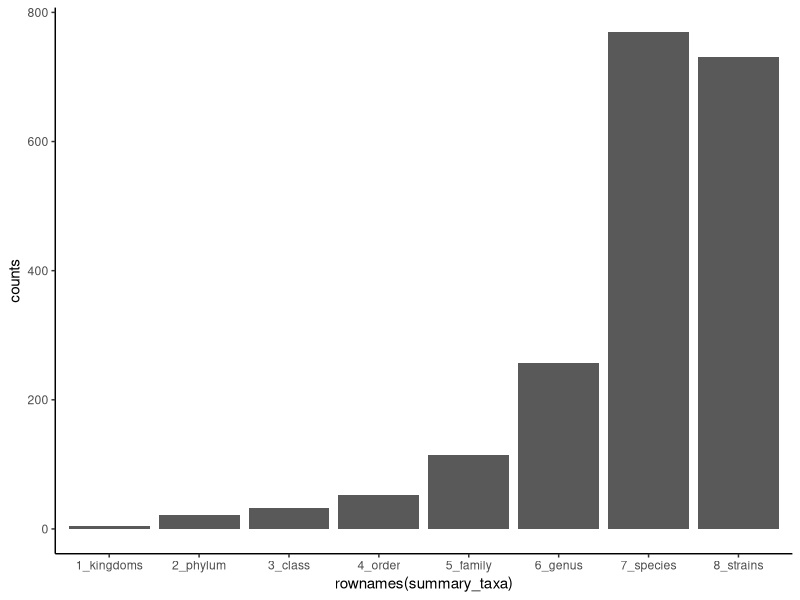
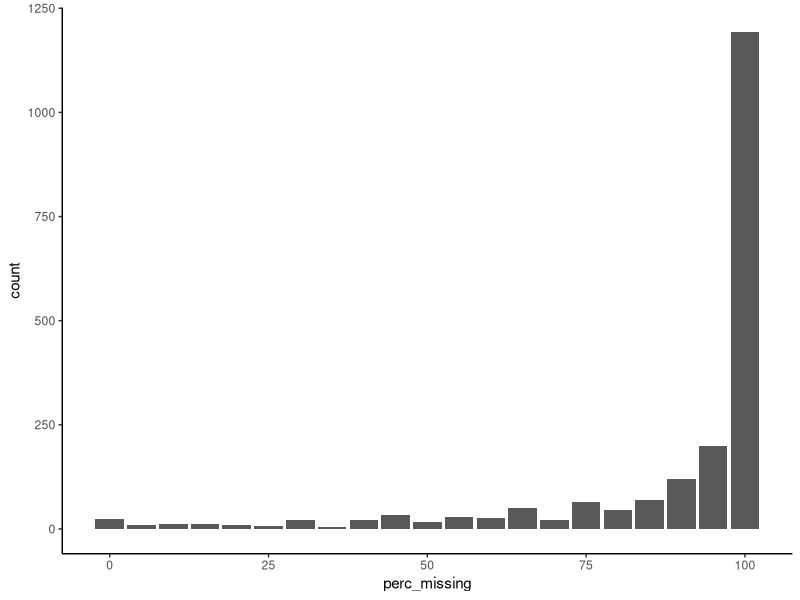
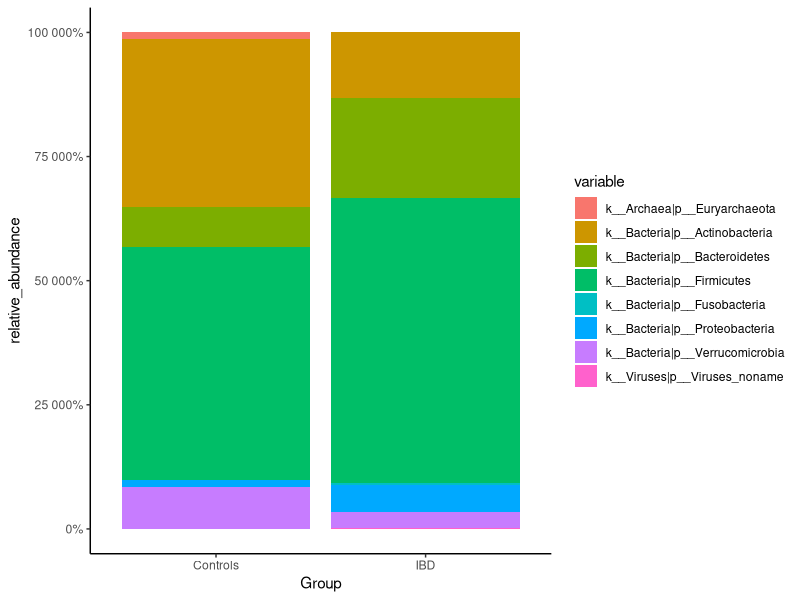
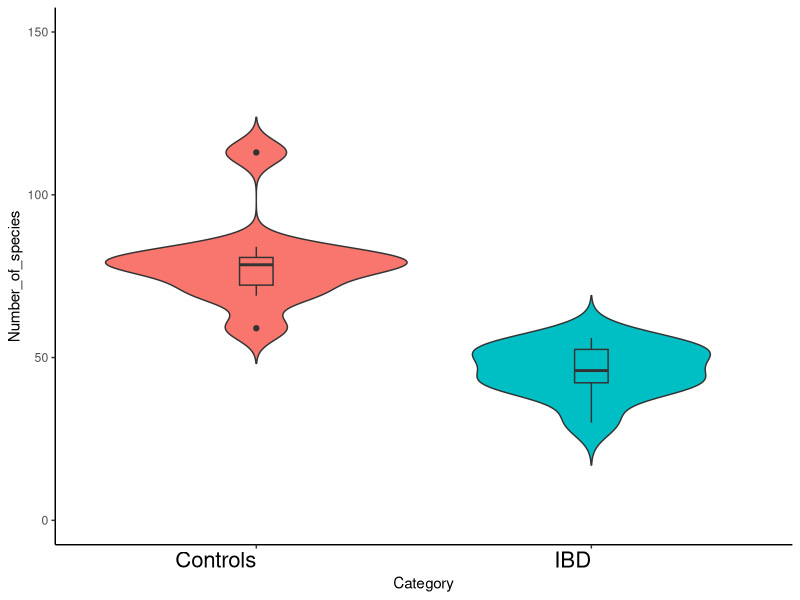
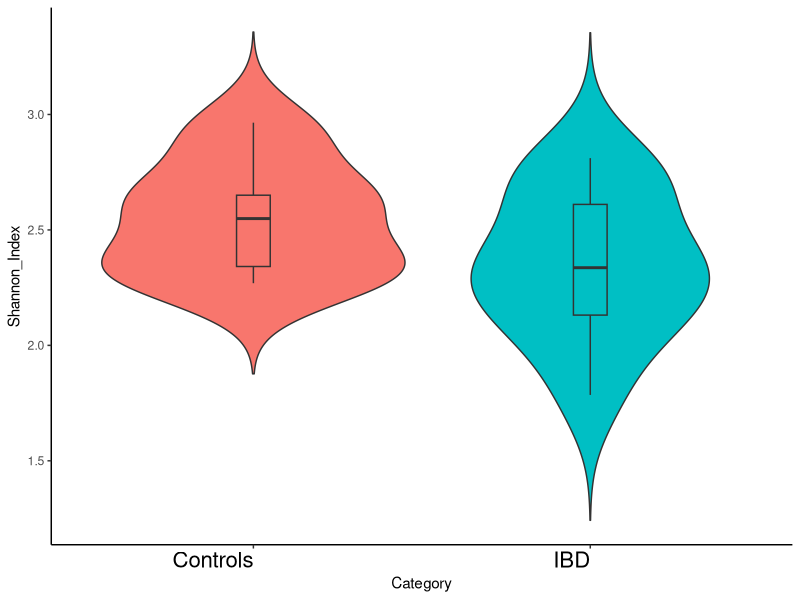
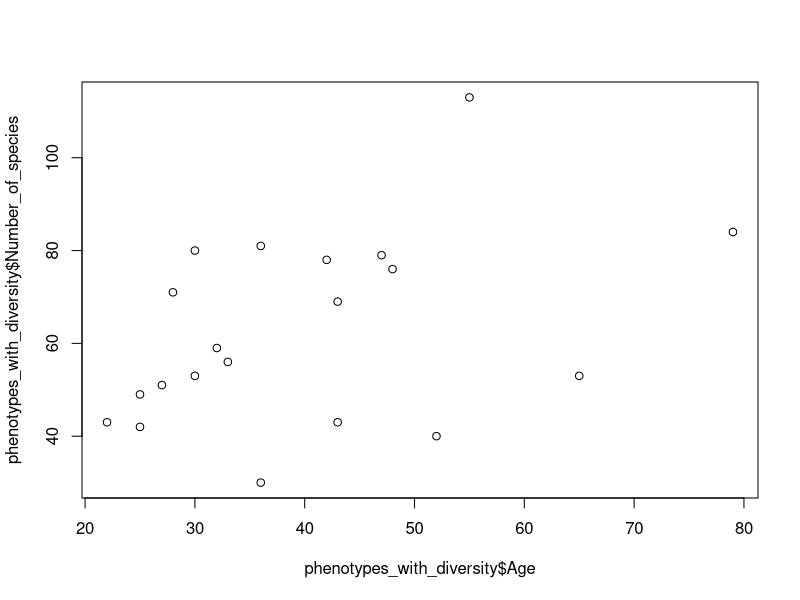
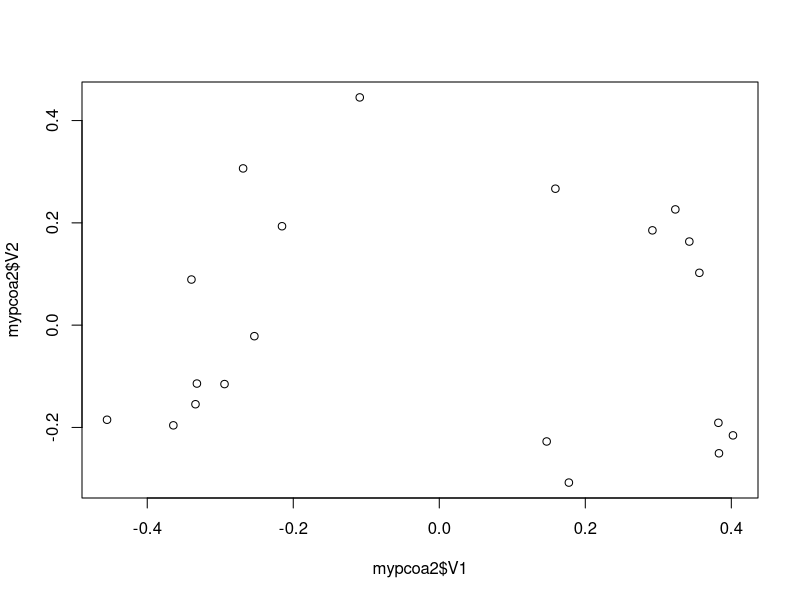
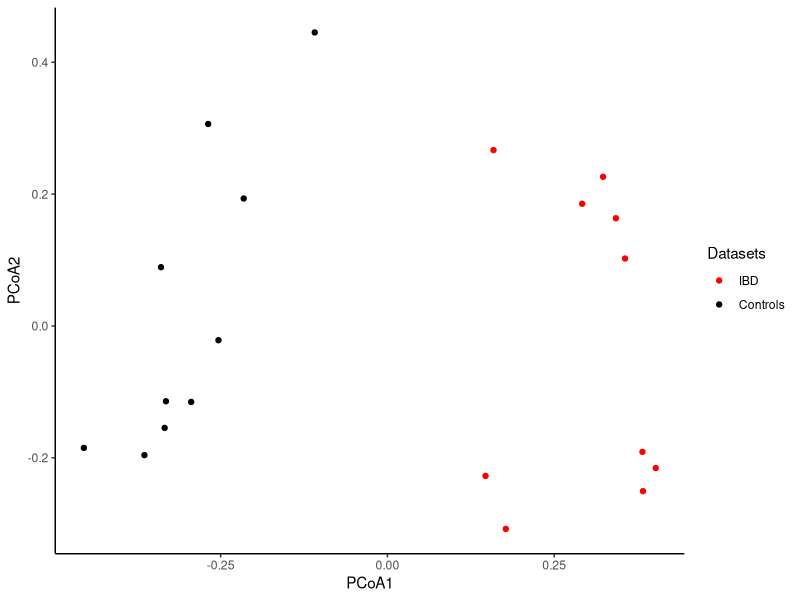

The R source for these figures, in order:
setwd("~/Desktop/Course/")
library (ggplot2)
library(scales)
library(reshape2)
library (vegan)
library(foreach)
#Upload data
bacteria=read.table("./Microbiome.txt", sep="\t", header=T, row.names = 1)
phenotypes= read.table("./Phenotypes.txt", sep="\t", header=T, row.names = 1)
# Trick to check the data: Samples in columns, taxonomy in rows 
head (row.names(bacteria))
head (colnames(bacteria))
dim (bacteria)
# Set variables to zero
kingdoms=0
phylum=0
class=0
order=0
family=0
genus=0
species=0
strains=0
# List all rownames
taxas = rownames(bacteria)
# Get first 5
mini=head(taxas)
# Split pipes 
strsplit(mini, "\\|")
# Count different levels. 
for (i in taxas){
  if (length (unlist(strsplit(i, "\\|"))) == 1){
    kingdoms=kingdoms +1
  }else if (length (unlist(strsplit(i, "\\|"))) == 2) {
    phylum=phylum +1
  } else if (length (unlist(strsplit(i, "\\|"))) == 3) {
    class=class +1
  } else if (length (unlist(strsplit(i, "\\|"))) == 4) {
    order=order +1
  } else if (length (unlist(strsplit(i, "\\|"))) == 5) {
    family=family +1
  } else if (length (unlist(strsplit(i, "\\|"))) == 6) {
    genus=genus +1 
  } else if (length (unlist(strsplit(i, "\\|"))) == 7) {
    species=species +1
  } else if (length (unlist(strsplit(i, "\\|"))) == 8){
    strains=strains +1
  }
}
#Put results in a table
summary_taxa=as.data.frame(c(kingdoms,phylum,class,order,family,genus,species,strains), row.names = c("1_kingdoms","2_phylum","3_class","4_order","5_family","6_genus","7_species","8_strains"))
colnames(summary_taxa)="counts"
#Plot counts
ggplot(summary_taxa, aes(rownames(summary_taxa),counts)) + geom_bar(stat = "identity") +theme_classic()

##Traspose to calculate stats per columns 
transposed_bacteria=as.data.frame(t(bacteria))

##Let's calculate the mean values per the first taxa, in this case, Kingdom Archaea
mean(transposed_bacteria[,1])

## Check the number of non 0's values
sum (transposed_bacteria[,1]!=0)

my_results=matrix(ncol = 5, nrow=ncol(transposed_bacteria)) 
taxonomy_abundance <- function(taxonomy_table) {
  ##Function to calculate mean excluding 0 values
  nzmean <- function(a){
    mean(a[a!=0])
  }
  ##Function to calculate nº of 0
  zsum <- function(a){
    sum (a==0)
  }
  ##Function to calculate nº of non-0
  nsum <- function(a){
    sum (a!=0)
  }
  ## Loop for each column (taxonomy) in the taxonomy table
  for (i in 1:ncol(taxonomy_table)) {
    #Calculate mean for each column
    aa = mean(taxonomy_table[,i])
    #Calculate number of non-zeros (individuals)
    bb = nsum(taxonomy_table[,i])
    #Calculate mean without taking into account the 0
    cc = nzmean(taxonomy_table[,i])
    #Calculate number of zeros 
    dd = zsum(taxonomy_table[,i])
    ee= (dd/(dd+bb))*100
    my_results[i,1] = aa
    my_results[i,2] = bb
    my_results[i,3] = cc
    my_results[i,4] = dd
    my_results[i,5] = ee
  }
  return(my_results)
}
my_results=as.data.frame(taxonomy_abundance(transposed_bacteria))
rownames(my_results) = colnames(transposed_bacteria)
colnames(my_results) = c("Mean","N_of_non-0", "Non-0_Mean", "N_of_0", "perc_missing") 

# Plot percentage of missingness
ggplot(my_results, aes(perc_missing)) + geom_bar() +theme_classic()

my_results_filtered=my_results[my_results$perc_missing<90,]
list_to_keep=as.vector(row.names(my_results_filtered))
bacteria_2_keep=bacteria[list_to_keep,]
taxas = rownames(bacteria_2_keep)
#Filter 
list_species=list()
for (i in taxas){
  if (length (unlist(strsplit(i, "\\|"))) == 7){
    list_species=c( list_species,i)
  }
}
species_table=bacteria_2_keep[unlist(list_species), ]

list_phylum=list()
for (i in taxas){
  if (length (unlist(strsplit(i, "\\|"))) == 2){
    list_phylum=c( list_phylum,i)
  }
}
phyla_table=bacteria_2_keep[unlist(list_phylum), ]
#phyla_results=my_results[unlist(list_phylum), ]

phyla_pheno=merge(phenotypes, t(phyla_table), by="row.names")
phyla_pheno$Sex=NULL
phyla_pheno$PFReads=NULL
phyla_pheno$Age=NULL
phyla_pheno$BMI=NULL
phyla_pheno$Smoking=NULL
phyla_pheno$PPI=NULL
melt_phyla=melt(phyla_pheno)
ggplot(melt_phyla, aes(DiagnosisCurrent, as.numeric (value))) + geom_bar (aes(fill = variable), stat = "identity") + theme_classic() + xlab("Group") + ylab("relative_abundance")  + scale_y_continuous(labels = percent_format())

#Calculate Alpha-diversity Shannon index (go back to sp)

transposed_species=as.data.frame(t(species_table))
alpha_shannon <- as.data.frame(diversity(transposed_species, index="shannon"))
colnames(alpha_shannon)[1] <- "Shannon_Index"
num_sp=data.frame(SID=character(), Number_of_Species=integer(), stringsAsFactors=FALSE)
for (i in 1:nrow(transposed_species)) {
  num_sp[i,1]=rownames(transposed_species)[i]
  num_sp[i,2]=sum(transposed_species[i,]!=0)
}
num_sp=as.data.frame(num_sp)
row.names(num_sp)=num_sp$SID
colnames(num_sp)=c("SID","Number_of_species")
phenotypes_with_diversity=merge(phenotypes,num_sp, by="row.names")
rownames(phenotypes_with_diversity)=phenotypes_with_diversity$Row.names
phenotypes_with_diversity$Row.names=NULL

phenotypes_with_diversity=merge(phenotypes_with_diversity,alpha_shannon, by="row.names")
rownames(phenotypes_with_diversity)=phenotypes_with_diversity$Row.names
phenotypes_with_diversity$Row.names=NULL
phenotypes_with_diversity$SID=NULL

ggplot(phenotypes_with_diversity, aes(DiagnosisCurrent, as.numeric(Number_of_species), fill = DiagnosisCurrent)) + labs (y="Number_of_species", x="Category") + geom_violin(trim=FALSE) + geom_boxplot(width = 0.1) + theme_classic() + theme(legend.position="none") + theme(axis.text.x = element_text(hjust = 1, size=16,color="black")) + ylim(0,150)

ggplot(phenotypes_with_diversity, aes(DiagnosisCurrent, as.numeric(Shannon_Index), fill = DiagnosisCurrent)) + labs (y="Shannon_Index", x="Category") + geom_violin(trim=FALSE) + geom_boxplot(width = 0.1) + theme_classic() + theme(legend.position="none") + theme(axis.text.x = element_text(hjust = 1, size=16,color="black"))

wilcox.test(phenotypes_with_diversity$Number_of_species ~ phenotypes_with_diversity$DiagnosisCurrent)
wilcox.test(phenotypes_with_diversity$Shannon_Index ~ phenotypes_with_diversity$DiagnosisCurrent)

## Check correlation between phenotypes and bacterial divesity
cor.test (phenotypes_with_diversity$Age, phenotypes_with_diversity$Number_of_species)
plot (phenotypes_with_diversity$Age, phenotypes_with_diversity$Number_of_species)
## Are the results the same when we test the correlations per each cohort?
IBD=subset(phenotypes_with_diversity,phenotypes_with_diversity$DiagnosisCurrent=="IBD")
Controls=subset(phenotypes_with_diversity,phenotypes_with_diversity$DiagnosisCurrent=="Controls")
cor.test(IBD$Age, IBD$Number_of_species, method = "spearman")
#beta diversity

beta<- vegdist(transposed_species, method="bray")
mypcoa=cmdscale(beta, k = 5)
mypcoa2=as.data.frame(mypcoa)
plot(mypcoa2$V1,mypcoa2$V2)

phenotypes_with_diversity=merge(phenotypes_with_diversity,mypcoa2,by="row.names")
phenotypes_with_diversity$color="black"
phenotypes_with_diversity[  phenotypes_with_diversity$DiagnosisCurrent=="IBD",]$color <- "red"
ggplot (phenotypes_with_diversity, aes(V1, V2, geom="blank", colour=color)) + geom_point () + scale_color_identity ("Datasets", breaks=phenotypes_with_diversity$color, labels=phenotypes_with_diversity$DiagnosisCurrent, guide="legend") + theme_classic() + labs(x="PCoA1", y="PCoA2")

example_NMDS=metaMDS(transposed_species, k=2)
stressplot(example_NMDS)
plot(example_NMDS)
ordiplot(example_NMDS,type="n")
##orditorp(example_NMDS,display="species",col="red",air=0.01)
orditorp(example_NMDS,display="sites",cex=1.25,air=0.01)
ordihull(example_NMDS,groups=phenotypes_with_diversity$DiagnosisCurrent,draw="polygon",col="grey90",label=F)
fit <- envfit(example_NMDS, phenotypes , perm = 999) 
plot(example_NMDS)
plot(fit)

example_NMDS=metaMDS(t(phyla_table), k=2)
stressplot(example_NMDS)
plot(example_NMDS)
ordiplot(example_NMDS,type="n")
orditorp(example_NMDS,display="species",col="red",air=0.01)
orditorp(example_NMDS,display="sites",cex=1.25,air=0.01)
ordihull(example_NMDS,groups=phenotypes_with_diversity$DiagnosisCurrent,draw="polygon",col="grey90",label=F)

## Adonis (Diagnosis and Number of seq. reads p-value significant)
adon<-foreach(i=1:ncol(phenotypes),.combine=rbind)%do%{
    
         ad1<-adonis(beta ~ phenotypes[,i],permutations=999)
         ad1$aov.tab[1,]
     }
rownames(adon) = colnames(phenotypes)

## Maybe add cladogram? Ideas? 

## Explore the distribution of the rel. abundance random bacteria

# We see 1) Large number of zeros 2) No normally distributed data

hist(transposed_bacteria[,200], breaks=56)
hist(transposed_bacteria[,2], breaks=60)

#Info on data transformation 
#http://www.biostathandbook.com/transformation.html
#http://strata.uga.edu/8370/rtips/proportions.html

# First we devided values by 100 to adjust scale 0-1 

divided_sp=transposed_species/100

